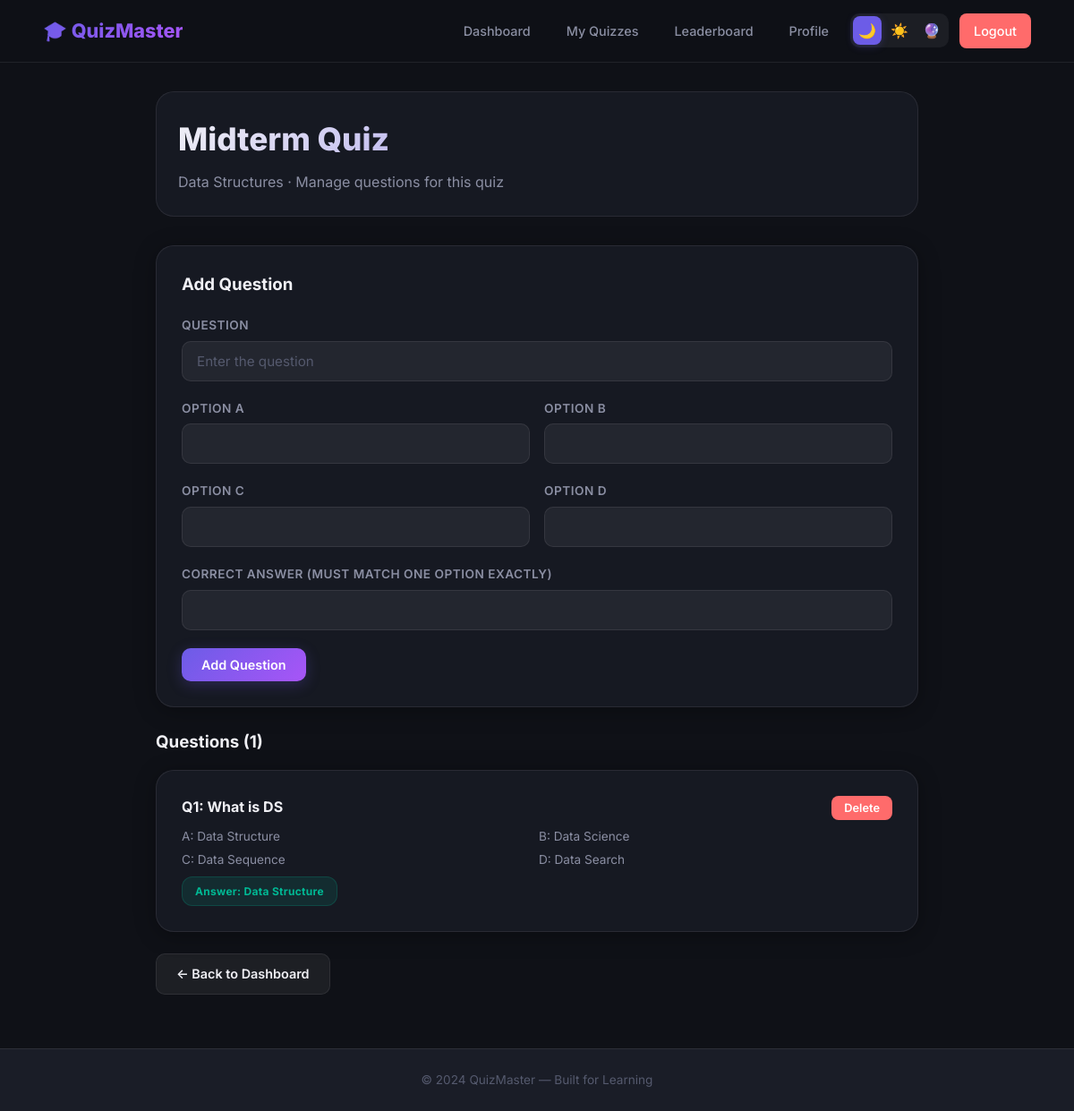
The app's page /faculty/quizzes/1/questions (signed in) with its own data.
### tables this page shows
CREATE TABLE quizzes (
        id INTEGER PRIMARY KEY AUTOINCREMENT,
        title TEXT NOT NULL,
        description TEXT,
        course_id INTEGER NOT NULL,
        faculty_id INTEGER NOT NULL,
        duration INTEGER DEFAULT 300,
        is_active INTEGER DEFAULT 0,
        created_at TIMESTAMP DEFAULT CURRENT_TIMESTAMP,
        FOREIGN KEY (course_id) REFERENCES courses(id) ON DELETE CASCADE,
        FOREIGN KEY (faculty_id) REFERENCES users(id)
    );

CREATE TABLE courses (
        id INTEGER PRIMARY KEY AUTOINCREMENT,
        name TEXT NOT NULL,
        code TEXT UNIQUE NOT NULL,
        description TEXT,
        created_by INTEGER,
        is_active INTEGER DEFAULT 1,
        created_at TIMESTAMP DEFAULT CURRENT_TIMESTAMP,
        FOREIGN KEY (created_by) REFERENCES users(id)
    );

CREATE TABLE questions (
        id INTEGER PRIMARY KEY AUTOINCREMENT,
        quiz_id INTEGER NOT NULL,
        question TEXT NOT NULL,
        option1 TEXT NOT NULL,
        option2 TEXT NOT NULL,
        option3 TEXT NOT NULL,
        option4 TEXT NOT NULL,
        correct_answer TEXT NOT NULL,
        FOREIGN KEY (quiz_id) REFERENCES quizzes(id) ON DELETE CASCADE
    );

### app.py (the view, shortened to what this page needs)
@app.route("/faculty/quizzes/<int:quiz_id>/questions", methods=["GET", "POST"])
@faculty_required
def manage_questions(quiz_id):
    conn = get_db()
    quiz = conn.execute("SELECT q.*, c.name as course_name FROM quizzes q JOIN courses c ON q.course_id = c.id WHERE q.id = ? AND q.faculty_id = ?",
                        (quiz_id, current_user.id)).fetchone()
    if not quiz:
        conn.close()
        flash("Quiz not found.", "error")
        return redirect(url_for("faculty_quizzes"))
    questions = conn.execute("SELECT * FROM questions WHERE quiz_id = ?", (quiz_id,)).fetchall()
    conn.close()
    return render_template("faculty/questions.html", quiz=quiz, questions=questions)

### app.py (called while the page is built)
@login_manager.user_loader
def load_user(user_id):
    conn = get_db()
    user = conn.execute("SELECT * FROM users WHERE id = ?", (user_id,)).fetchone()
    conn.close()
    if user:
        return User(user["id"], user["name"], user["email"], user["password"], user["role"], user["created_at"])
    return None

@app.context_processor
def inject_theme():
    theme = request.cookies.get("theme", "dark")
    return dict(current_theme=theme)

### database.py (called while the page is built)
def get_db():
    conn = sqlite3.connect(DB_PATH)
    conn.row_factory = sqlite3.Row
    conn.execute("PRAGMA foreign_keys = ON")
    return conn

### helpers.py (called while the page is built)
def faculty_required(f):
    @wraps(f)
    @login_required
    def decorated_function(*args, **kwargs):
        if current_user.role != "faculty":
            flash("Access denied. Faculty privileges required.", "error")
            return redirect(url_for("login"))
        return f(*args, **kwargs)
    return decorated_function

### templates/faculty/questions.html (shortened to what this page needs)
{% extends "base.html" %}
{% block content %}
<div class="page-wrapper">
  <div class="container" style="max-width:900px;">
    <div class="page-header animate-in">
      <h1>{{ quiz['title'] }}</h1>
      <p>{{ quiz['course_name'] }} · Manage questions for this quiz</p>
    </div>
    <div class="card animate-in mb-3">
      <div class="card-header"><h3>Add Question</h3></div>
      <form method="POST">
        <div class="form-group">
          <label for="question">Question</label>
          <input type="text" name="question" id="question" class="form-control" placeholder="Enter the question" required>
        </div>
        <div class="form-row">
          <div class="form-group">
            <label for="option1">Option A</label>
            <input type="text" name="option1" id="option1" class="form-control" required>
          </div>
          <div class="form-group">
            <label for="option2">Option B</label>
            <input type="text" name="option2" id="option2" class="form-control" required>
          </div>
        </div>
        <div class="form-row">
          <div class="form-group">
            <label for="option3">Option C</label>
            <input type="text" name="option3" id="option3" class="form-control" required>
          </div>
          <div class="form-group">
            <label for="option4">Option D</label>
            <input type="text" name="option4" id="option4" class="form-control" required>
          </div>
        </div>
        <div class="form-group">
          <label for="correct_answer">Correct Answer (must match one option exactly)</label>
          <input type="text" name="correct_answer" id="correct_answer" class="form-control" required>
        </div>
        <button type="submit" class="btn btn-primary">Add Question</button>
      </form>
    </div>
    <h3 class="animate-in mb-2" style="font-weight:700;">Questions ({{ questions|length }})</h3>
    {% for q in questions %}
    <div class="card animate-in mb-2">
      <div class="flex-between mb-1">
        <strong>Q{{ loop.index }}: {{ q['question'] }}</strong>
        <form method="POST" style="display:inline;">
          <button type="button" class="btn btn-sm btn-danger btn-delete-confirm" data-message="Delete this question?">Delete</button>
        </form>
      </div>
      <div style="font-size:.85rem; color:var(--text-secondary); display:grid; grid-template-columns:1fr 1fr; gap:4px;">
        <span>A: {{ q['option1'] }}</span>
        <span>B: {{ q['option2'] }}</span>
        <span>C: {{ q['option3'] }}</span>
        <span>D: {{ q['option4'] }}</span>
      </div>
      <div style="margin-top:8px;"><span class="badge badge-success">Answer: {{ q['correct_answer'] }}</span></div>
    </div>
    {% endfor %}
    <div class="mt-3 animate-in">
      <a href="{{ url_for('faculty_dashboard') }}" class="btn btn-secondary">← Back to Dashboard</a>
    </div>
  </div>
</div>
{% endblock %}

### static/css/style.css (style rules this page uses)
:root { --font: 'Inter', -apple-system, sans-serif; }
[data-theme="dark"] { --bg-primary: #0f1117; --bg-secondary: #1a1d27; --bg-card: rgba(26, 29, 39, .75); --bg-card-hover: rgba(30, 34, 48, .9); --bg-input: rgba(255, 255, 255, .06); --text-primary: #f0f0f5; --text-secondary: #8b8fa3; --text-muted: #555a6e; --border: rgba(255, 255, 255, .08); --border-hover: rgba(255, 255, 255, .15); --accent: #6c5ce7; --accent-hover: #7f70f0; --accent-glow: rgba(108, 92, 231, .25); --success: #00b894; --error: #ff6b6b; --warning: #fdcb6e; --info: #74b9ff; --gradient-primary: linear-gradient(135deg, #6c5ce7, #a855f7); --gradient-hero: linear-gradient(135deg, #0f1117 0%, #1a1040 50%, #0f1117 100%); --shadow-card: 0 4px 24px rgba(0, 0, 0, .3); --shadow-lg: 0 12px 40px rgba(0, 0, 0, .4); --nav-bg: rgba(15, 17, 23, .85); }
*, *::before, *::after { box-sizing: border-box; margin: 0; padding: 0; }
html { scroll-behavior: smooth; }
body { font-family: var(--font); background: var(--bg-primary); color: var(--text-primary); line-height: 1.6; min-height: 100vh; transition: background .3s, color .3s; }
a { color: var(--accent); text-decoration: none; transition: color .2s; }
.container { max-width: 1200px; margin: 0 auto; padding: 0 24px; }
.page-wrapper { min-height: calc(100vh - 70px); padding: 32px 0 60px; }
.flex-between { display: flex; align-items: center; justify-content: space-between; gap: 12px; flex-wrap: wrap; }
.card { background: var(--bg-card); backdrop-filter: blur(12px); -webkit-backdrop-filter: blur(12px); border: 1px solid var(--border); border-radius: 20px; padding: 28px; box-shadow: var(--shadow-card); transition: all .3s cubic-bezier(0.4, 0, 0.2, 1); }
.card-header { margin-bottom: 20px; }
.card-header h2, .card-header h3 { font-weight: 700; margin-bottom: 4px; }
.btn { display: inline-flex; align-items: center; gap: 8px; padding: 10px 22px; border-radius: 10px; font-size: .9rem; font-weight: 600; border: none; cursor: pointer; transition: all .25s ease; font-family: var(--font); text-decoration: none; }
.btn-primary { background: var(--gradient-primary); color: #fff; box-shadow: 0 4px 16px var(--accent-glow); }
.btn-secondary { background: var(--bg-input); color: var(--text-primary); border: 1px solid var(--border); }
.btn-danger { background: var(--error); color: #fff; }
.btn-sm { padding: 6px 14px; font-size: .8rem; border-radius: 8px; }
.form-group { margin-bottom: 20px; }
.form-group label { display: block; font-size: .85rem; font-weight: 600; color: var(--text-secondary); margin-bottom: 6px; text-transform: uppercase; letter-spacing: .5px; }
.form-control { width: 100%; padding: 12px 16px; background: var(--bg-input); border: 1px solid var(--border); border-radius: 10px; color: var(--text-primary); font-size: .95rem; font-family: var(--font); transition: all .2s; outline: none; }
.form-control::placeholder { color: var(--text-muted); }
.form-row { display: grid; grid-template-columns: 1fr 1fr; gap: 16px; }
.badge { display: inline-flex; align-items: center; padding: 6px 14px; border-radius: 12px; font-size: .75rem; font-weight: 700; letter-spacing: 0.3px; border: 1px solid transparent; }
.badge-success { background: rgba(0, 184, 148, .12); color: var(--success); border-color: rgba(0, 184, 148, .2); }
.page-header { margin-bottom: 32px; background: var(--bg-card); padding: 24px; border-radius: 20px; border: 1px solid var(--border); backdrop-filter: blur(10px); box-shadow: var(--shadow-md); }
.page-header h1 { font-size: 2.2rem; font-weight: 800; background: linear-gradient(135deg, var(--text-primary) 0%, var(--accent) 100%); -webkit-background-clip: text; -webkit-text-fill-color: transparent; margin-bottom: 8px; }
.page-header p { color: var(--text-secondary); }
.animate-in { animation: fadeIn .4s ease both; }
.animate-in:nth-child(1) { animation-delay: .05s; }
.animate-in:nth-child(2) { animation-delay: .1s; }
.animate-in:nth-child(3) { animation-delay: .15s; }
.animate-in:nth-child(4) { animation-delay: .2s; }
.animate-in:nth-child(5) { animation-delay: .25s; }
.mb-1 { margin-bottom: 8px; }
.mb-2 { margin-bottom: 16px; }
.mb-3 { margin-bottom: 24px; }
.mt-3 { margin-top: 24px; }

### records on screen
quizzes: title "Midterm Quiz"
courses: course_name "Data Structures"
questions: question "What is DS", option1 "Data Structure", option2 "Data Science", option3 "Data Sequence", option4 "Data Search", correct_answer "Data Structure"

### other values on screen
{{ questions|length }} "1"
